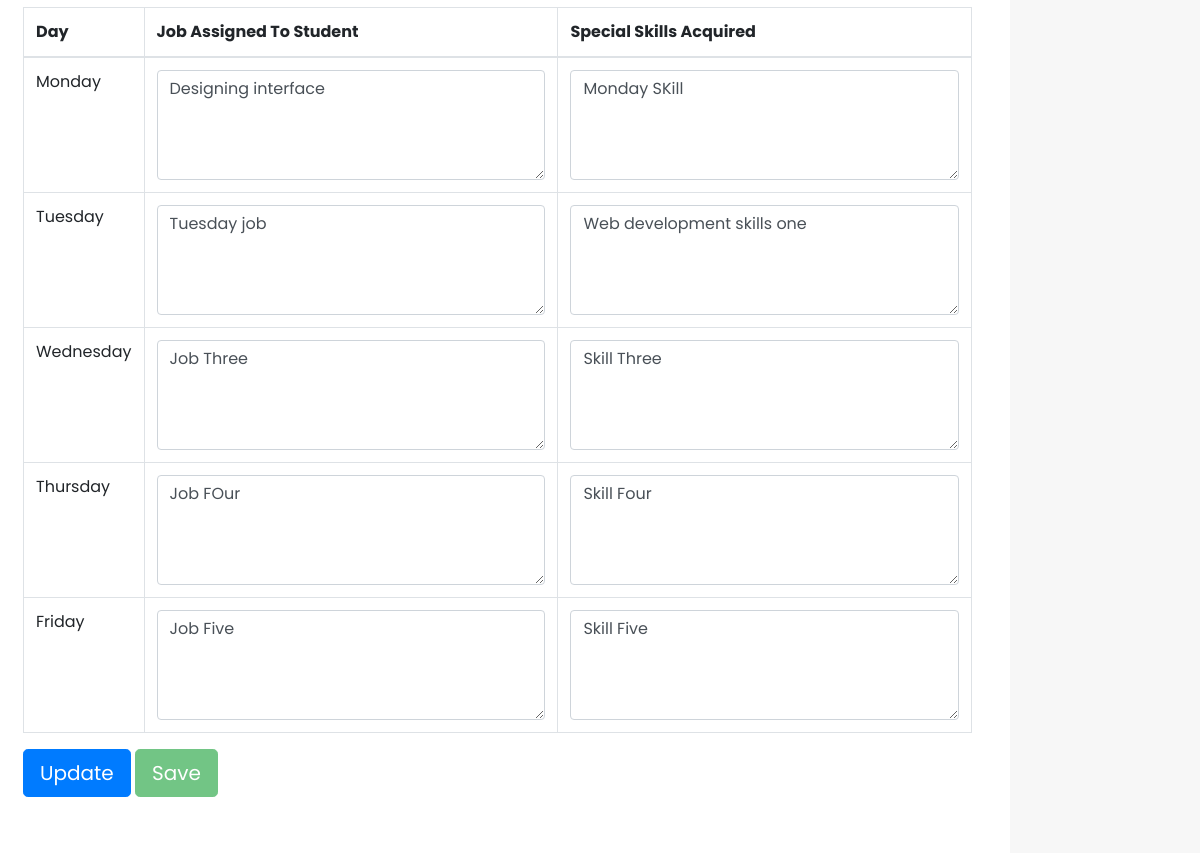
/users/student/logbook.php?week=1 (signed in, lower part), run on an earlier commit of the app's database.
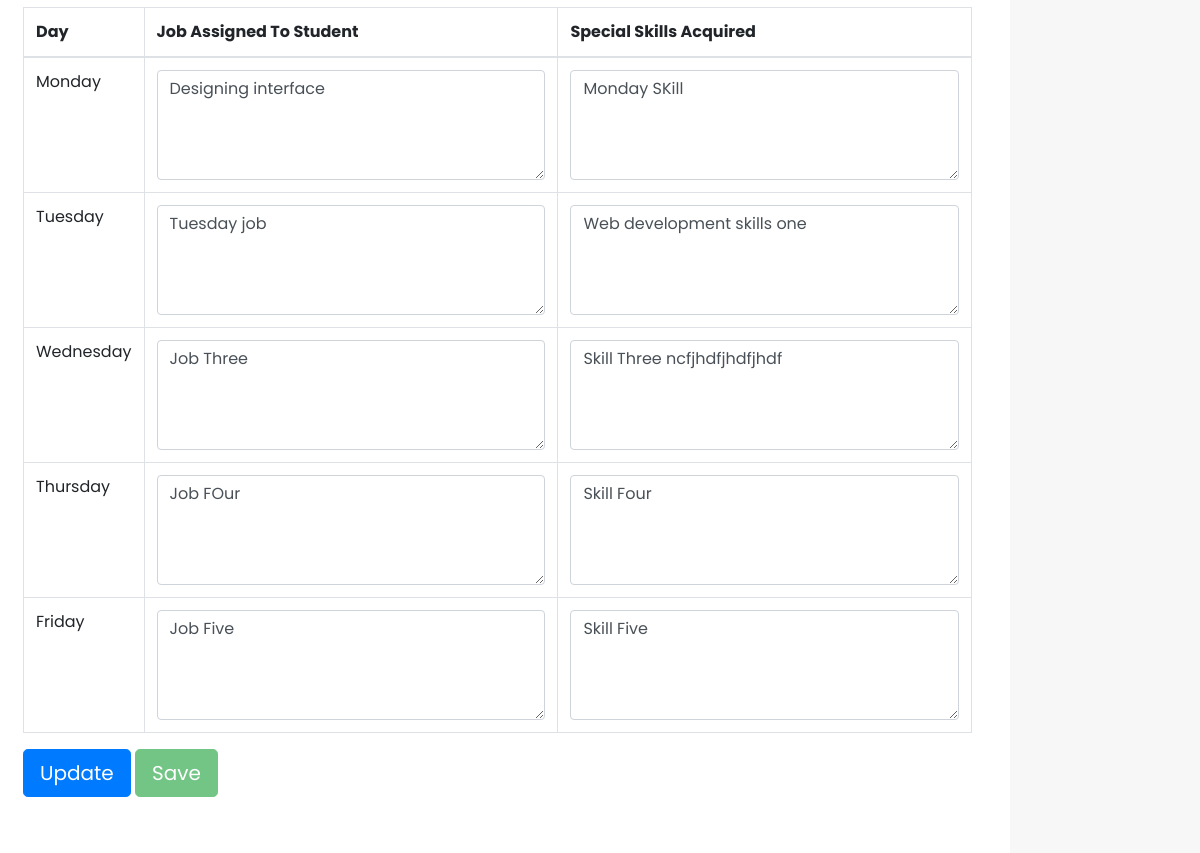
And on a later commit of the database.
### tables this page shows
CREATE TABLE `tbl_logbook` (
  `id` int(11) NOT NULL,
  `uniqueid` varchar(200) NOT NULL,
  `week` varchar(500) NOT NULL,
  `mondayjob` varchar(500) NOT NULL,
  `mondayskill` varchar(500) NOT NULL,
  `tuesdayjob` varchar(500) NOT NULL,
  `tuesdayskill` varchar(500) NOT NULL,
  `wednesdayjob` varchar(500) NOT NULL,
  `wednesdayskill` varchar(500) NOT NULL,
  `thursdayjob` varchar(500) NOT NULL,
  `thursdayskill` varchar(500) NOT NULL,
  `fridayjob` varchar(500) NOT NULL,
  `fridayskill` varchar(500) NOT NULL,
  `studentid` varchar(500) NOT NULL
);

### users/student/logbook.php (the view, shortened to what the changed rows need)
<?php
include "includes/config.php";
$sid  = $_SESSION['studentid'];
$week = $_GET['week'];
$checkresult  = mysqli_query($conn, "SELECT * FROM `tbl_registered_attachments` where studentid='$sid'");
$logresult  = mysqli_query($conn, "SELECT * FROM `tbl_logbook` where studentid='$sid' and week='$week' ");
$mondayjob = "";
$mondayskill = "";
$tuesdayjob = "";
$tuesdayskill = "";
$wednesdayjob = "";
$wednesdayskill = "";
$thursdayjob = "";
$thursdayskill = "";
$fridayjob = "";
$fridayskill = "";
if (mysqli_num_rows($logresult) > 0) {
    $row = mysqli_fetch_assoc($logresult);
    $mondayjob = $row['mondayjob'];
    $mondayskill = $row['mondayskill'];
    $tuesdayjob = $row['tuesdayjob'];
    $tuesdayskill = $row['tuesdayskill'];
    $wednesdayjob = $row['wednesdayjob'];
    $wednesdayskill = $row['wednesdayskill'];
    $thursdayjob = $row['thursdayjob'];
    $thursdayskill = $row['thursdayskill'];
    $fridayjob = $row['fridayjob'];
    $fridayskill = $row['fridayskill'];
}
include "myFunctions.php";
?>
<?php include "includes/header.php"; ?>
<section class="content row">
    <div class="col col-sm-12 col-md-8 col-lg-10 main-content">
        <?php if (mysqli_num_rows($checkresult) < 1) : ?>
            <div class="row m-2">
                <h5>You cannot access the logbook. The form is only availabe for students in attachment</h5>
            </div>
        <?php else : ?>
            <form action="#" id="logForm" class="row m-2">
                <div class="col-12">
                    <table class="table table-bordered">
                        <thead>
                            <tr>
                                <th scope="col">Day</th>
                                <th scope="col">Job Assigned To Student</th>
                                <th scope="col">Special Skills Acquired</th>
                            </tr>
                        </thead>
                        <tbody>
                            <tr>
                                <td>Monday</td>
                                <td>
                                    <textarea class="form-control" name="mondayjob" id="" cols="30" rows="4"><?php echo $mondayjob; ?></textarea>
                                </td>
                                <td>
                                    <textarea class="form-control" name="mondayskill" id="" cols="30" rows="4"><?php echo $mondayskill; ?></textarea>
                                </td>
                            </tr>
                            <tr>
                                <td>Tuesday</td>
                                <td>
                                    <textarea class="form-control" name="tuesdayjob" id="" cols="30" rows="4"><?php echo $tuesdayjob; ?></textarea>
                                </td>
                                <td>
                                    <textarea class="form-control" name="tuesdayskill" id="" cols="30" rows="4"><?php echo $tuesdayskill; ?></textarea>
                                </td>
                            </tr>
                            <tr>
                                <td>Wednesday</td>
                                <td>
                                    <textarea class="form-control" name="wednesdayjob" id="" cols="30" rows="4"><?php echo $wednesdayjob; ?></textarea>
                                </td>
                                <td>
                                    <textarea class="form-control" name="wednesdayskill" id="" cols="30" rows="4"><?php echo $wednesdayskill; ?></textarea>
                                </td>
                            </tr>
                            <tr>
                                <td>Thursday</td>
                                <td>
                                    <textarea class="form-control" name="thursdayjob" id="" cols="30" rows="4"><?php echo $thursdayjob; ?></textarea>
                                </td>
                                <td>
                                    <textarea class="form-control" name="thursdayskill" id="" cols="30" rows="4"><?php echo $thursdayskill; ?></textarea>
                                </td>
                            </tr>
                            <tr>
                                <td>Friday</td>
                                <td>
                                    <textarea class="form-control" name="fridayjob" id="" cols="30" rows="4"><?php echo $fridayjob; ?></textarea>
                                </td>
                                <td>
                                    <textarea class="form-control" name="fridayskill" id="" cols="30" rows="4"><?php echo $fridayskill; ?></textarea>
                                </td>
                            </tr>
                        </tbody>
                    </table>
                </div>
                <div class="col-12 mb-5">
                    <button id="updateBtn" <?php if (mysqli_num_rows($logresult) < 1) {
                                                echo "disabled" . " " . "style='cursor: not-allowed;'";
                                            } ?> type="submit" class="btn btn-primary btn-lg">Update</button>
                    <button id="saveBtn" <?php if (mysqli_num_rows($logresult) > 0) {
                                                echo "disabled" . " " . "style='cursor: not-allowed;'";
                                            } ?> type="submit" class="btn btn-success btn-lg">Save</button>
                </div>
            </form>
        <?php endif ?>
    </div>
</section>
<?php include "includes/footer.php"; ?>

What changed in the data, as far as the page shows it:
changed tbl_logbook "Designing interface": wednesdayskill "Skill Three" → "Skill Three ncfjhdfjhdfjhdf"
